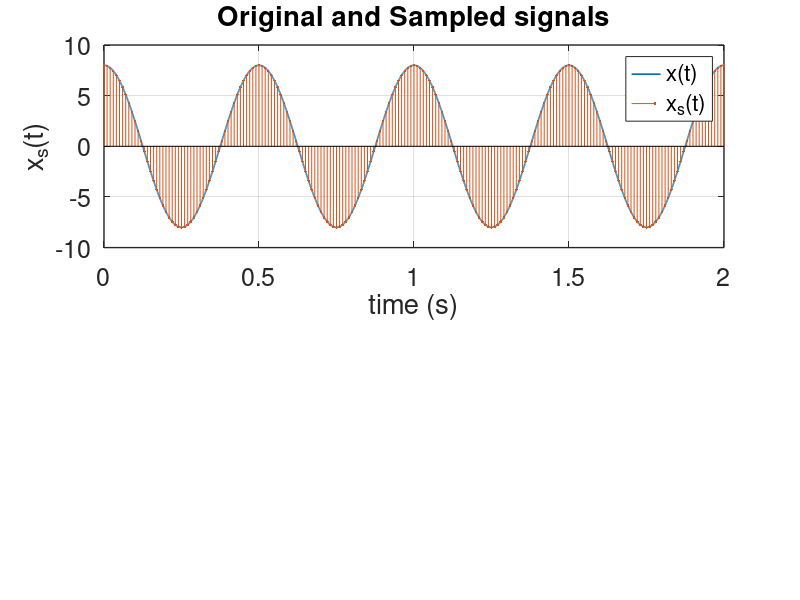

Recreate this plot in MATLAB. (Note: this script raises an error after producing the figure.)
close all;

clear all;

vmin = -8;

vmax = 8;

n =3;

%% plotting the original and the sampled signal

t= 0:0.0005:2;

x = 8*cos(4*pi*t);

Ts = 0.01;

t2 = 0:Ts:2;

xs = 8*cos(4*pi*t2);

figure

subplot(211)

plot(t,x, 'LineWidth',1.2)

xlabel('time (s)')

ylabel('x_s(t)')

hold on

stem(t2,xs,'.')

title('Original and Sampled signals')

set(gca, "linewidth", 1, "fontsize", 18);

grid on

legend('x(t)', 'x_s(t)')

v = vmin:0.001:vmax;

lsb = (vmax-vmin)/2^n;

figure

quant = quantizer(v, n, vmin, vmax);

subplot(211)

plot(v, quant, 'LineWidth', 1.2)

xlabel('V ')

ylabel('Quantized bits')

title('Quantization Function')

set(gca, "linewidth", 1, "fontsize", 18);

grid on

xq = quantizer(xs, n, vmin, vmax);

fprintf("The first 10 encoded bits are :\n" )

dec2bin(xq(1:10))

xq = zerohold(xq, t, t2);

figure(1)

xq = vmin+xq*lsb;

subplot(212)

plot(t,x, 'LineWidth',1.2)

xlabel('time (s)')

ylabel('x_q(t)')

hold on

plot(t,xq, 'LineWidth',1.2)

legend('x(t)', 'x_q(t)')

title('Original signal and Quantized Signal')

set(gca, "linewidth", 1, "fontsize", 18);

grid on

figure(2)

% x = zerohold(xs, t, t2);

subplot(212)

plot(t,x-xq, 'LineWidth',1.2)

xlabel('time (s)')

ylabel('n_q(t) = x(t)-x_q(t)')

title('Quantization Error')

set(gca, "linewidth", 1, "fontsize", 18);

grid on

function [xq] = quantizer(x, n, vmin, vmax)

% this is the quantizer function, this produced the quantized bits as outputs

lsb = (vmax-vmin)/2^n;

levels = vmin+lsb*(1:(2^n-1));

xq = zeros(size(x));

for i = 1:(2^n-1)

xq = xq+(x>=levels(i));

end

end

function [xq] = zerohold(x, t, t2)

% this generates the zero hold signal

xq = zeros(size(t));

for i = 1:length(t)

xq(i) = x(find(t2<=t(i), 1, 'last'));

end

end
